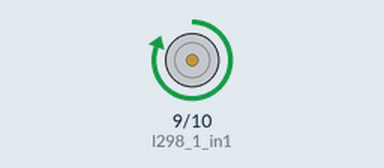
Simulated run of this sketch. Board: Arduino Uno, built with avr-gcc and run on an emulated ATmega328P. On the bench: motor-driver pin pairs drawn as motors (green arrow = first pin HIGH = forward, orange = second pin HIGH = backward, longer = more drive).

Above: at 1.5 s.
At 4.5 s:
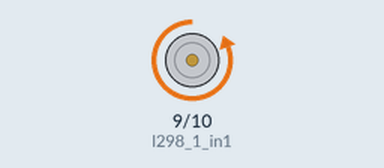
At 7.5 s:
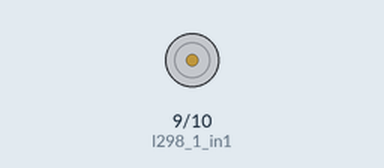
Timing chart, 0 to 11.7 s (numbered marks = the images above):
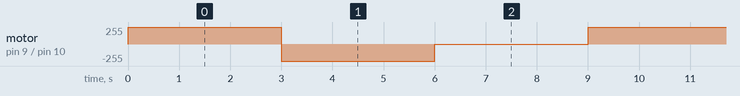

Measured:
- by itself, motor on pin 9 (l298_1_in1) / pin 10 (l298_1_in2): repeats every 9.0 s: backward 255/255 3.0 s, stopped 3.0 s, forward 255/255 3.0 s

The sketch:

L298-Motor.ino
```cpp
// the setup function runs once when you press reset or power the board

int l298_1_in1=9;
int l298_1_in2=10;

int l298_1_in3=11;
int l298_1_in4=12;

int l298_2_in1=1;
int l298_2_in2=2;


void setup() {
  // initialize digital pin LED_BUILTIN as an output.
  pinMode(l298_1_in1, OUTPUT);
  pinMode(l298_1_in2, OUTPUT);

}

// the loop function runs over and over again forever
void loop() {
            motor1clock();
            delay(3000);
            motor1anticlock();
            delay(3000);
            motor1stop();
            delay(3000);

}


void motor1clock()
{

  digitalWrite(l298_1_in1, HIGH);
digitalWrite(l298_1_in2, LOW);
}

void motor1anticlock()
{

  digitalWrite(l298_1_in1, LOW);
digitalWrite(l298_1_in2, HIGH);
}


void motor1stop()
{

  digitalWrite(l298_1_in1, LOW);
digitalWrite(l298_1_in2,LOW);
}
```
